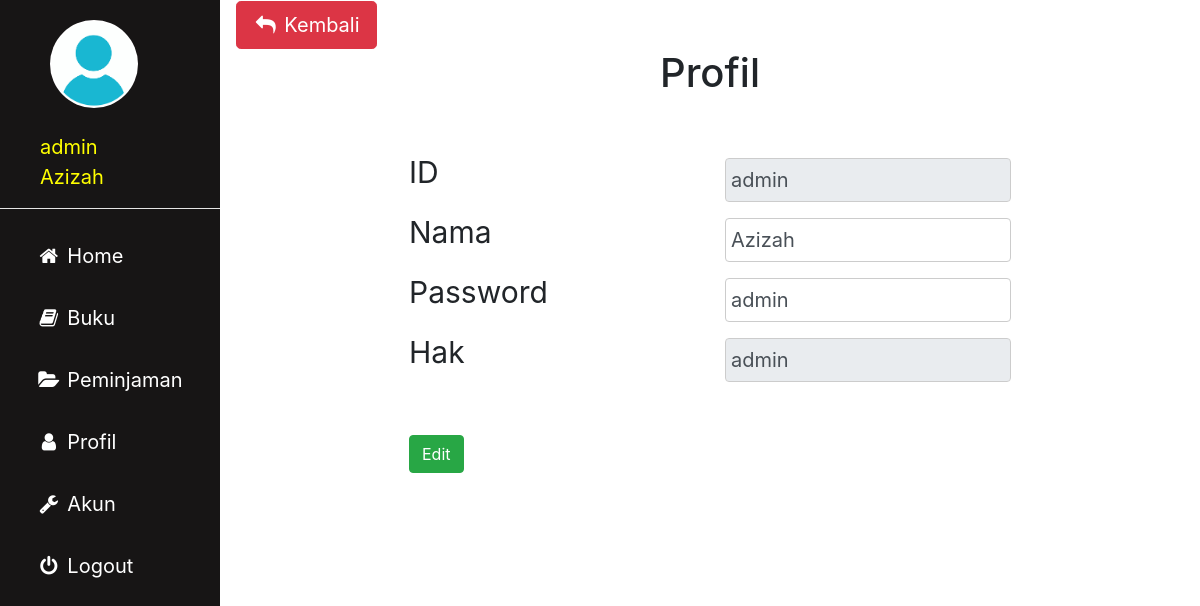
The app's page /anggota/akun.php (signed in) with its own data.
### tables this page shows
CREATE TABLE `user` (
  `id` varchar(20) NOT NULL,
  `nama` varchar(20) NOT NULL,
  `password` varchar(20) NOT NULL,
  `hak` enum('admin','anggota') NOT NULL
);

### anggota/akun.php (the view, shortened to what this page needs)
<?php
include'sidebar.php';
 ?>
 <link rel="stylesheet" href="../img/csskonten.css">
 <link rel="stylesheet" href="../css/bootstrap.css">
 <?php
 $metode = $_SESSION['username']['id'];
 $edit = $koneksi -> prepare("SELECT * FROM user WHERE id = '$metode'");
 $edit -> execute(array($metode));
 $hasil = $edit -> fetch();
 ?>
 <div class="main">
   <button type="button" name="button" onclick="history.back(-1)" class="btn btn-danger btn-lg"><i class="fa fa-fw fa-reply"></i> Kembali</button>
   <div class="container col-md-8">
     <h1 align=center>Profil</h1>
     <br>
     <form action="akun_proses.php?prabowo=ubah" method="post">
       <div class="row">
         <div class="col">
           <label for="kode">ID</label>
         </div>
         <div class="col">
           <input type="text" class="form-control" name="nis" value="<?php echo $hasil['id']; ?>" readonly>
         </div>
       </div>
       <div class="row">
         <div class="col">
           <label for="kode">Nama</label>
         </div>
         <div class="col">
           <input type="text" class="form-control" name="nama" value="<?php echo $hasil['nama']; ?>" required>
         </div>
       </div>
       <div class="row">
         <div class="col">
           <label for="kode">Password</label>
         </div>
         <div class="col">
           <input type="text" class="form-control" name="pw" value="<?php echo $hasil['password']; ?>">
         </div>
       </div>
       <div class="row">
         <div class="col">
           <label for="kode">Hak</label>
         </div>
         <div class="col">
            <input type="text" class="form-control" name="hak" value="<?php echo $hasil['hak']; ?>" readonly>
         </div>
       </div>
       <br>
       <button type="submit" class="btn btn-success">Edit</button>
     </form>
   </div>
 </div>

### img/cssadmin.css (style rules this page uses)
body { margin: 0; font-family: "Lato", sans-serif; }

### img/csskonten.css (style rules this page uses)
.main { margin-left: 220px; padding: 1px 16px; height: 100%; font-size: 30px; }
input[type=text], input[type=password], select { width: 100%; padding: 5px 5px; margin: 8px 0; display: inline-block; border: 1px solid #ccc; box-sizing: border-box; font-size: 20px; }

### records on screen
user: nis "admin", nama "Azizah", pw "admin", hak "admin"

### other values on screen
$_SESSION['username']['id'] "admin"
$_SESSION['username']['nama'] "Azizah"
